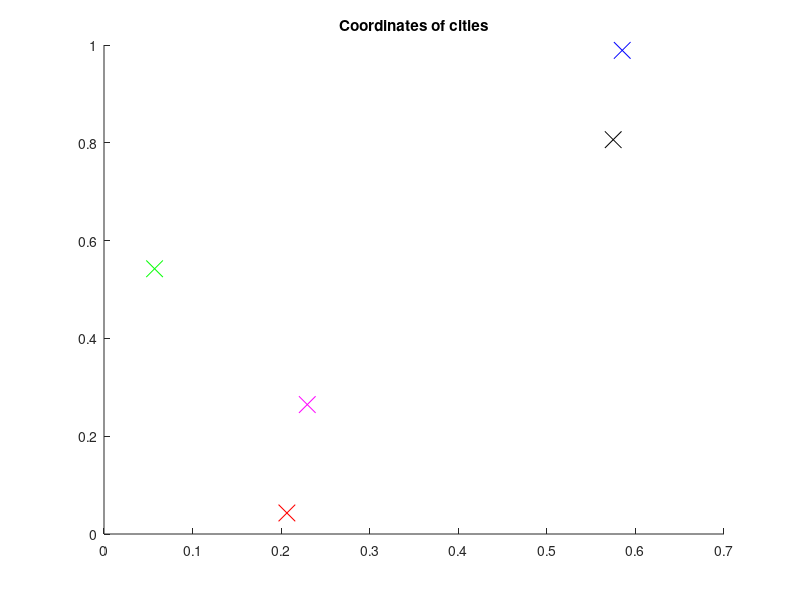

Source code (MATLAB): (Note: this script raises an error after producing the figure.)
%% Initialize coordinates of cities
%n=input('number of cities:');
clc;
close all;
clear all;


n=5;
% city=rand(n,2); % random init of coordinates of cities
                % 'city' matrix and 'n' can be provided explicitly instead 
                % of random init of coordinates of cities
% city =[0.0640    0.4192;
%     0.5628    0.9510;
%     0.8773    0.9927;
%     0.3052    0.1991;
%     0.6523    0.8703;
%     0.2235    0.6982;
%     0.0350    0.2255;
%     0.6443    0.6001;
%     0.5395    0.0192;
%     0.9961    0.7132];
                
city =[0.5851    0.9890;
0.5749    0.8064;
0.2065    0.0430;
0.0571    0.5424;
0.2295    0.2647];

% city =[0.2458    0.5678;
%     0.6762    0.6130;
%     0.2613    0.8070;
%     0.9615    0.8808;
%     0.4976    0.1600;
%     0.4278    0.0892];

% city =[0.7641    0.6762;
%      0.8    0.6058;
%      0.1253    0.8635;
%      0.3645    0.2920];

% city =[0.5235    0.8300;
%         0.9708    0.4900;
%         0.4387    0.7674;
%         0.8119    0.0133;
%         0.8961    0.3485];                

l=0;
a=(2*pi)/n;
figure(1);
hold on;
plot(city(1,1),city(1,2),'bx','MarkerSize',12);
plot(city(2,1),city(2,2),'kx','MarkerSize',12);
plot(city(3,1),city(3,2),'rx','MarkerSize',12);
plot(city(4,1),city(4,2),'gx','MarkerSize',12);
plot(city(5,1),city(5,2),'mx','MarkerSize',12);
% plot(city(6,1),city(6,2),'yx','MarkerSize',12);
% 
% plot(city(7,1),city(7,2),'b*','MarkerSize',12);
% plot(city(8,1),city(8,2),'k*','MarkerSize',12);
% plot(city(9,1),city(9,2),'r*','MarkerSize',12);
% plot(city(10,1),city(10,2),'g*','MarkerSize',12);

%legend('1','2','3','4','5');
title('Coordinates of cities');
hold off;

runs=1;
L_hist=zeros(runs,1);

ap=1;
Cv=0.4;     % Value of parameter C
kv=0.1;     % Value of parameter k

res=zeros(size(kv,2),ap);
for w=1:ap,
    sp=zeros(size(kv,2),1);
    min_E=zeros(size(kv,2),1);
    for e=1:size(kv,2),
        for k=1:runs,
        disp(k);
        % Parameters initialization
        mag=2*rand(n,1);
        theta=2*pi*rand(n,1);
        z=complex(mag.*cos(theta),mag.*sin(theta));  % initializing z 
        
        z_init=z;
        iter=12000;   % total no. of iterations  12000
        fac=0.1;     % Noise Decay factor
        alpha=0.01;  % delta t
        L_energy=zeros(iter,1);
        z_e=zeros(iter,n);
        gr_L = ones(iter, 1);


        %% Update of zj
        iter1 = 0;
        i = 0;
        while (max(abs(gr_L)) > 1e-4)
            i = i + 1;
            iter1 = iter1 + 1;
            tn=2*pi*rand(n,1);
            zn=complex(cos(fac*tn),sin(fac*tn));
            fac=0.999*fac;
            z=z.*zn;
            [L,gr_L]=energy_3(city,z,kv(e),Cv,l);
            L_energy(i)=L;
            for j=1:n
                z(j)=z(j)-alpha*gr_L(j);
                z_e(i,j)=z(j);
            end
        end
        
        
        %% Plotting evolution of energy L
        if (k<=2)
            figure(2);
            hold on;
            plot(L_energy,'color',rand(1,3));
            title('Evolution of L');
            xlabel('Iterations');
            ylabel('Energy L');
        end
        disp('Final L');
        disp(L);

        if (mod(k,1)==0)
            disp('gr');
            disp(gr_L);
        end
        L_hist(k)=round(L*10000)/(10000);
        
        end

    E=unique(L_hist);
    count=zeros(size(E,1),1);
    t=0;
    for i=1:size(E,1)
        if isnan(E(i))==0
            for j=1:size(L_hist,1),
                if L_hist(j)==E(i)
                    count(i)=count(i)+1;
                    t=t+1;
                end
            end
        end
    end
    disp([E,count])
    disp(t)     % total no.of non NaN final energy
    ind=find(isnan(E)==0);
    %figure(4);
    %bar(E(ind),count(ind)/t);
    %disp([E(ind),count(ind)]);
    %xlabel('Energy');
    %ylabel('Probability');

    i=find(E==min(E));
    disp('E=');
    disp(E);
    disp('min E=');
    disp(min(E));
    min_E(e)=min(E);
    sp(e)=count(i)/t;
    end

figure(5);
plot(kv,sp,'color',rand(1,3));
disp('The success prob is');
disp('C=');disp(Cv);
disp('kv  sp min-E=');
disp([kv',sp,min_E]);
hold on;
axis([0.4,2,0,1]);
xlabel('Value of Parameter');ylabel('Success Probability');
res(:,w)=sp;
end

%% Plotting initial and final z on unit circle 
l=1;
[L,gr_L]=energy_3(city,z,kv(e),Cv,l);

% figure(4);
% plot(real(z_e(1,1)),imag(z_e(1,1)), '*');
% hold on
% plot(real(z_e(1,:)),imag(z_e(1,:)));
disp('total iterations');
disp(iter1);
        
figure(3);
x=0:0.01*pi:2*pi;
z1=complex(cos(x),sin(x));
plot(z1,'c:');
hold on;
axis([-1.5,1.5,-1.5,1.5]);

%% To view evolution of nodes 
% pause(5);
% for k=1:500
%     %disp(k);
%     plot(z1,'c:');
%     plot(z_e(k,1),'bx','MarkerSize',12);
%     plot(z_e(k,2),'kx','MarkerSize',12);
%     plot(z_e(k,3),'rx','MarkerSize',12);
%     plot(z_e(k,4),'gx','MarkerSize',12);
%     plot(z_e(k,5),'mx','MarkerSize',12);
% 
%     %plot(z_e(k,6),'bo','MarkerSize',6);
%     %plot(z_e(k,7),'ko','MarkerSize',6);
%     %plot(z_e(k,8),'ro','MarkerSize',6);
%     %plot(z_e(k,9),'go','MarkerSize',6);
%     %plot(z_e(k,10),'mo','MarkerSize',6);
% 
%     %plot(z_e(k,11),'b*','MarkerSize',10);
%     %plot(z_e(k,12),'k*','MarkerSize',10);
%     %plot(z_e(k,13),'r*','MarkerSize',10);
%     %plot(z_e(k,14),'g*','MarkerSize',10);
%     %plot(z_e(k,15),'m*','MarkerSize',10);
% 
%     
% %     plot(z_init(1),'bo','MarkerSize',6);
% %     plot(z_init(2),'ko','MarkerSize',6);
% %     plot(z_init(3),'ro','MarkerSize',6);
% %     plot(z_init(4),'go','MarkerSize',6);
% %     plot(z_init(5),'mo','MarkerSize',6);
% %     
%     pause(1e-3);
%     plot(z_e(k,1),'wx','MarkerSize',12);
%     plot(z_e(k,2),'wx','MarkerSize',12);
%     plot(z_e(k,3),'wx','MarkerSize',12);
%     plot(z_e(k,4),'wx','MarkerSize',12);
%     plot(z_e(k,5),'wx','MarkerSize',12);
% 
%     %plot(z_e(k,6),'wo','MarkerSize',6);
%     %plot(z_e(k,7),'wo','MarkerSize',6);
%     %plot(z_e(k,8),'wo','MarkerSize',6);
%     %plot(z_e(k,9),'wo','MarkerSize',6);
%     %plot(z_e(k,10),'wo','MarkerSize',6);
% 
%     %plot(z_e(k,11),'w*','MarkerSize',10);
%     %plot(z_e(k,12),'w*','MarkerSize',10);
%     %plot(z_e(k,13),'w*','MarkerSize',10);
%     %plot(z_e(k,14),'w*','MarkerSize',10);
%     %plot(z_e(k,15),'w*','MarkerSize',10);
% 
% end

plot(real(z_e(end,1)),imag(z_e(end,1)),'bx','MarkerSize',14);
plot(real(z_e(end,2)),imag(z_e(end,2)),'kx','MarkerSize',14);
plot(real(z_e(end,3)),imag(z_e(end,3)),'rx','MarkerSize',14);
plot(real(z_e(end,4)),imag(z_e(end,4)),'gx','MarkerSize',14);
plot(real(z_e(end,5)),imag(z_e(end,5)),'mx','MarkerSize',14);
% plot(real(z_e(end,6)),imag(z_e(end,6)),'yx','MarkerSize',14);
% 
% plot(real(z_e(end,7)),imag(z_e(end,7)),'b*','MarkerSize',14);
% plot(real(z_e(end,8)),imag(z_e(end,8)),'k*','MarkerSize',14);
% plot(real(z_e(end,9)),imag(z_e(end,9)),'r*','MarkerSize',14);
% plot(real(z_e(end,10)),imag(z_e(end,10)),'g*','MarkerSize',14);

%% Roots of unity
plot(complex(cos(a*0),sin(a*0)),'ko','MarkerSize',4);
plot(complex(cos(a*1),sin(a*1)),'ko','MarkerSize',4);
plot(complex(cos(a*2),sin(a*2)),'ko','MarkerSize',4);
plot(complex(cos(a*3),sin(a*3)),'ko','MarkerSize',4);
plot(complex(cos(a*4),sin(a*4)),'ko','MarkerSize',4);
% plot(complex(cos(a*5),sin(a*5)),'ko','MarkerSize',4);
% 
% plot(complex(cos(a*6),sin(a*6)),'ko','MarkerSize',4);
% plot(complex(cos(a*7),sin(a*7)),'ko','MarkerSize',4);
% plot(complex(cos(a*8),sin(a*8)),'ko','MarkerSize',4);
% plot(complex(cos(a*9),sin(a*9)),'ko','MarkerSize',4);
